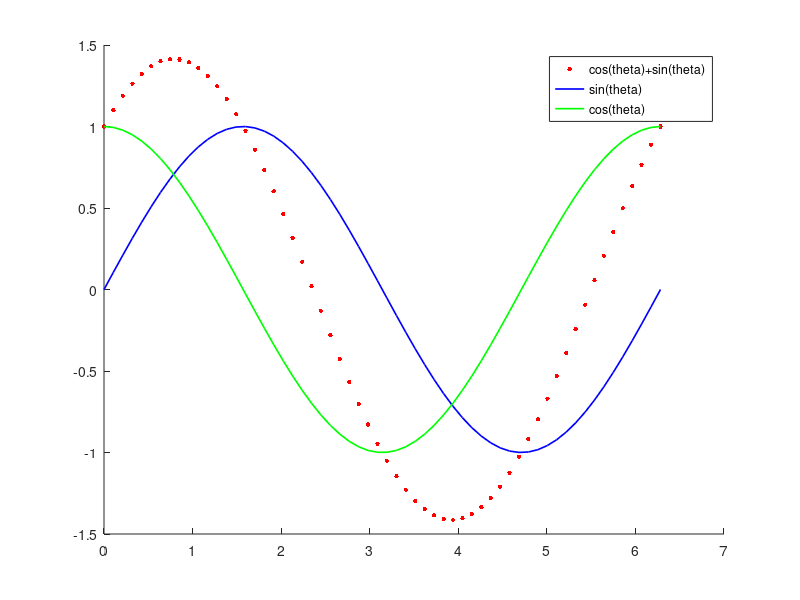

The MATLAB source for this figure: (Note: this script raises an error after producing the figure.)
clc;clear;close all; % clear command window,workspce,all figures

% create a vector of 60points
theta=linspace(0,2*pi,60);

% y(theta)
y=sin(theta)+cos(theta);
% create a figure 1
figure;
hold on
plot(theta,y,'.r','MarkerSize',10)
plot(theta,sin(theta),'-b','LineWidth',1.2)
plot(theta,cos(theta),'-g','LineWidth',1.2)
legend("cos(theta)+sin(theta)","sin(theta)","cos(theta)")
hold off


% plot the image in polar coordinate
figure; % figure 2
polarplot(theta,y)
